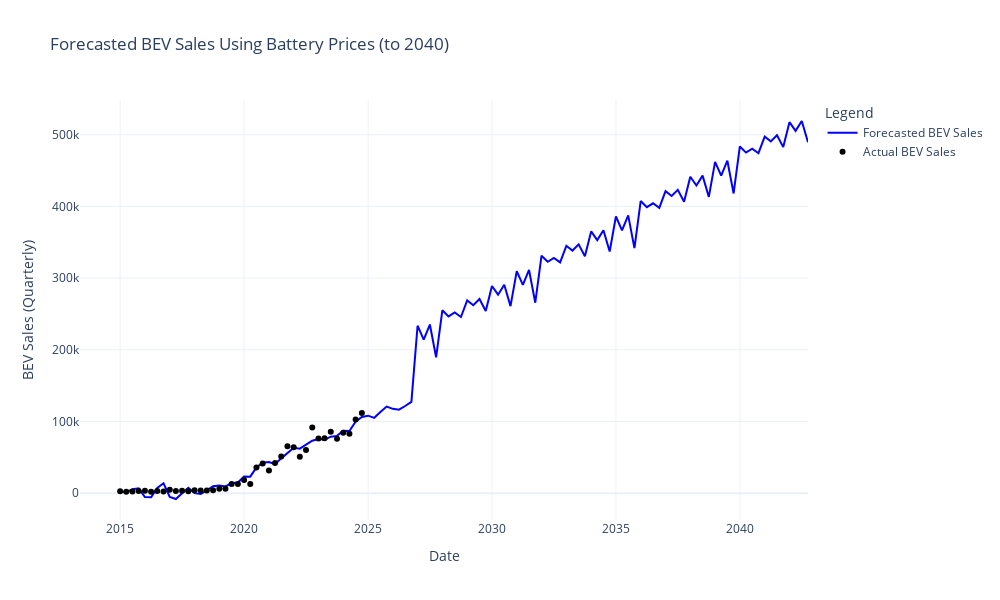

Notebook cell for this chart:
### Markdown cell above
# Battery-Price Driven BEV sales forecast

### Code cell
import pandas as pd
from prophet import Prophet
import plotly.graph_objects as go

import warnings
warnings.filterwarnings("ignore")

df = pd.read_csv("Merged_Battery_and_BEVsales.csv")
df['Quarter'] = pd.to_datetime(df['Quarter'], errors='coerce')
df = df.rename(columns={'Quarter': 'ds', 'BEV_Sales': 'y'})
df = df[['ds', 'y', 'Battery Price (GBP/kWh)']]

train_df = df[df['y'].notna()]

model = Prophet()
model.add_regressor('Battery Price (GBP/kWh)')
model.fit(train_df)

future_periods = pd.date_range(start=df['ds'].max(), periods=64, freq='QE')  
last_known_regressor = df[['ds', 'Battery Price (GBP/kWh)']].dropna()
future_regressors = last_known_regressor.iloc[-1:].copy()

future_data = pd.DataFrame({'ds': future_periods})
future_data['Battery Price (GBP/kWh)'] = future_regressors['Battery Price (GBP/kWh)'].values[0]

historical = df[['ds', 'Battery Price (GBP/kWh)']]
future_full = pd.concat([historical, future_data], ignore_index=True)

forecast = model.predict(future_full)


import plotly.graph_objects as go

fig = go.Figure()

fig.add_trace(go.Scatter(
    x=forecast['ds'], y=forecast['yhat'],
    mode='lines', name='Forecasted BEV Sales',
    line=dict(color='blue')
))

fig.add_trace(go.Scatter(
    x=train_df['ds'], y=train_df['y'],
    mode='markers', name='Actual BEV Sales',
    marker=dict(color='black', size=6)
))

fig.update_layout(
    title='Forecasted BEV Sales Using Battery Prices (to 2040)',
    xaxis_title='Date',
    yaxis_title='BEV Sales (Quarterly)',
    legend_title='Legend',
    template='plotly_white',
    height=600,
    width=1000
)

fig.show()
